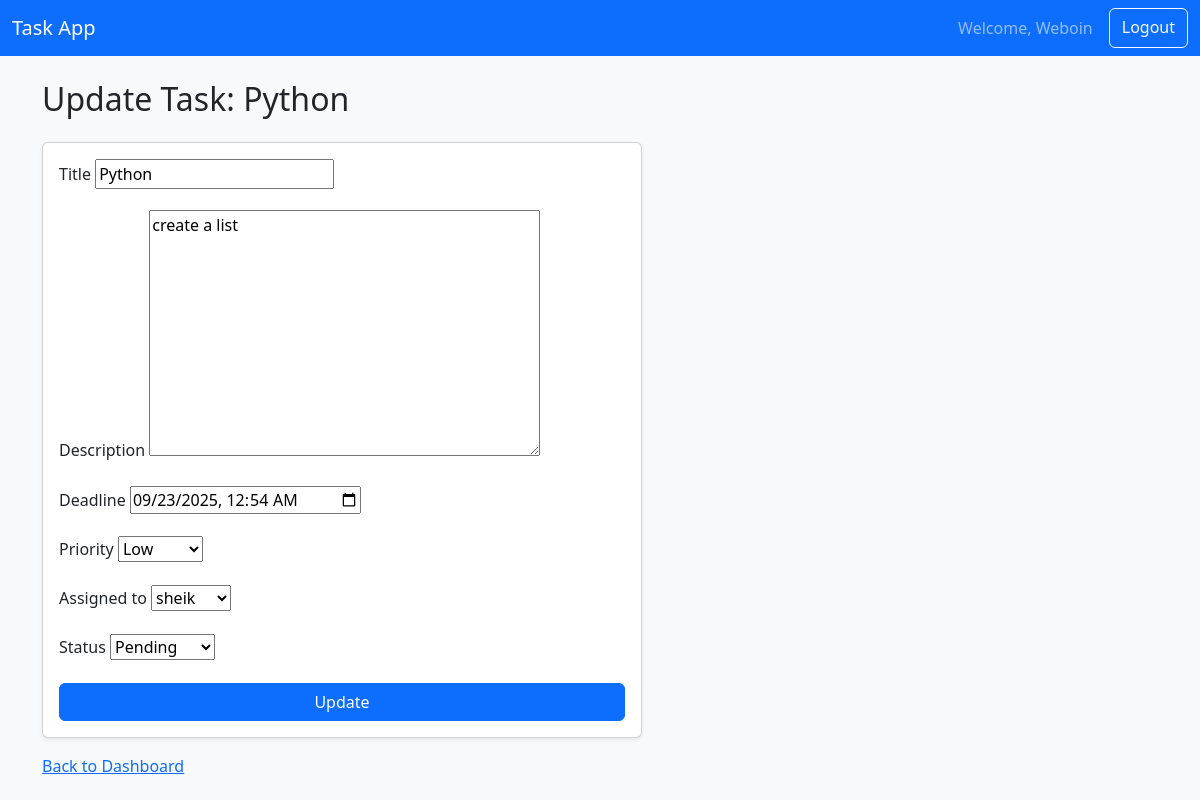
The page /update/1/ (signed in) on the database its author committed.
### tasks/models.py (models this page shows, shortened)
class Task(models.Model):
	PRIORITY_CHOICES = [
		('Low', 'Low'),
		('Medium', 'Medium'),
		('High', 'High'),
	]
	STATUS_CHOICES = [
		('Pending', 'Pending'),
		('Completed', 'Completed'),
	]
	title = models.CharField(max_length=255)
	description = models.TextField(blank=True)
	deadline = models.DateTimeField()
	priority = models.CharField(max_length=10, choices=PRIORITY_CHOICES, default='Low')
	assigned_to = models.ForeignKey(User, related_name='assigned_tasks', on_delete=models.CASCADE)
	created_by = models.ForeignKey(User, related_name='created_tasks', on_delete=models.CASCADE)
	status = models.CharField(max_length=10, choices=STATUS_CHOICES, default='Pending')
	created_at = models.DateTimeField(auto_now_add=True)
	updated_at = models.DateTimeField(auto_now=True)

### tasks/views.py (the view)
# urls.py: path('update/<int:pk>/', views.update_task, name='update_task'),
@login_required
def update_task(request, pk):
	task = get_object_or_404(Task, pk=pk)
	if request.method == 'POST':
		form = TaskForm(request.POST, instance=task)
		if form.is_valid():
			form.save()
			return redirect('dashboard')
	else:
		form = TaskForm(instance=task)
	return render(request, 'tasks/update_task.html', {'form': form, 'task': task})

### tasks/forms.py
class TaskForm(forms.ModelForm):
    class Meta:
        model = Task
        fields = ['title', 'description', 'deadline', 'priority', 'assigned_to', 'status']
        widgets = {
            'deadline': forms.DateTimeInput(attrs={'type': 'datetime-local'}),
        }

### tasks/templates/tasks/update_task.html (shortened to what this page needs)
{% extends 'base.html' %}
{% block content %}
<h2 class="mb-4">Update Task: {{ task.title }}</h2>
<form method="post" class="card card-body shadow-sm" style="max-width:600px;">
        {% for field in form %}
            <div class="mb-3">
                <label class="form-label">{{ field.label }}</label>
                {{ field }}
            </div>
        {% endfor %}
        <button type="submit" class="btn btn-primary w-100">Update</button>
</form>
<a class="d-block mt-3" href="{% url 'dashboard' %}">Back to Dashboard</a>
{% endblock %}

### tasks/templates/base.html (shortened to what this page needs)
<!DOCTYPE html>
<html>
<head>
        <link href="https://cdn.jsdelivr.net/npm/bootstrap@5.3.2/dist/css/bootstrap.min.css" rel="stylesheet">
</head>
<body class="bg-light">
        <nav class="navbar navbar-expand-lg navbar-dark bg-primary mb-4">
            <div class="container-fluid">
                <a class="navbar-brand" href="/">Task App</a>
                <div class="d-flex">
                    {% if user.is_authenticated %}
                        <span class="navbar-text me-3">Welcome, {{ user.username }}</span>
                        <a class="btn btn-outline-light" href="/logout/">Logout</a>
                    {% else %}
                        <a class="btn btn-outline-light me-2" href="/accounts/login/">Login</a>
                        <a class="btn btn-light" href="/signup/">Signup</a>
                    {% endif %}
                </div>
            </div>
        </nav>
        <div class="container">
            {% block content %}{% endblock %}
        </div>
</body>
</html>

### rows shown on the page
Task: title "Python", form "Python" "create a list" "09/23/2025 00:54" "Low" "sheik" "Pending"

### other values the page prints
{{ user.username }} "Weboin"
{{ field.label }} "Title" "Description" "Deadline" "Priority" "Assigned to" "Status"
